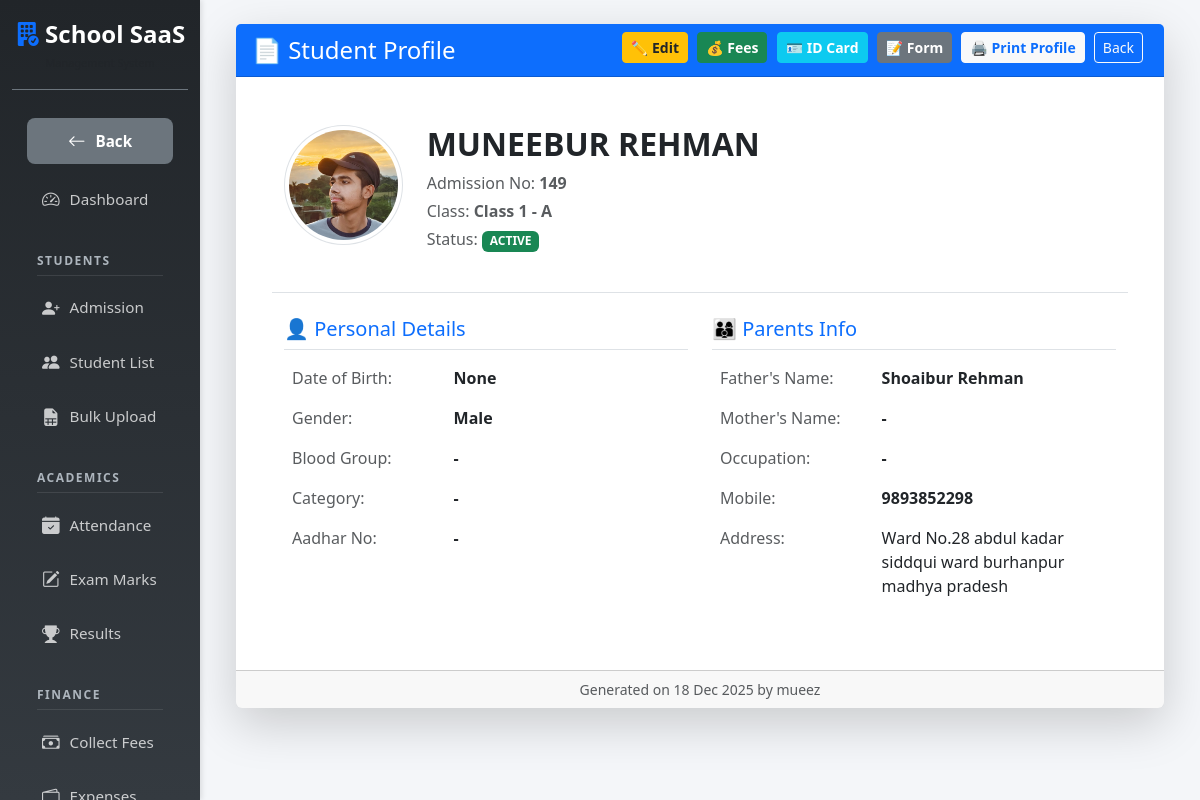
Page /student/profile/2/ (signed in) on the committed database.
### students/models.py (models this page shows, shortened)
class Student(TimeStampedModel):
    GENDER_CHOICES = (
        ('M', 'Male'),
        ('F', 'Female'),
        ('O', 'Other'),
    )
    STATUS_CHOICES = (
        ('active', 'Active'),
        ('inactive', 'Inactive'),
        ('alumini', 'Alumini / Left'),
    )
    BLOOD_GROUP_CHOICES = (
        ('A+', 'A+'), ('A-', 'A-'),
        ('B+', 'B+'), ('B-', 'B-'),
        ('O+', 'O+'), ('O-', 'O-'),
        ('AB+', 'AB+'), ('AB-', 'AB-'),
    )
    RELIGION_CHOICES = (
        ('Islam', 'Islam'),
        ('Hinduism', 'Hinduism'),
        ('Christianity', 'Christianity'),
        ('Sikhism', 'Sikhism'),
        ('Jainism', 'Jainism'),
        ('Other', 'Other'),
    )
    CATEGORY_CHOICES = (
        ('General', 'General'),
        ('OBC', 'OBC'),
        ('SC', 'SC'),
        ('ST', 'ST'),
        ('Other', 'Other'),
    )
    school = models.ForeignKey(School, on_delete=models.CASCADE, related_name='students')
    admission_no = models.CharField(max_length=50)
    admission_date = models.DateField()
    first_name = models.CharField(max_length=100)
    last_name = models.CharField(max_length=100, blank=True)
    gender = models.CharField(max_length=1, choices=GENDER_CHOICES)
    dob = models.DateField(null=True, blank=True)
    blood_group = models.CharField(max_length=5, choices=BLOOD_GROUP_CHOICES, blank=True, null=True)
    religion = models.CharField(max_length=50, choices=RELIGION_CHOICES, blank=True, null=True)
    category = models.CharField(max_length=50, choices=CATEGORY_CHOICES, blank=True, null=True)
    aadhar_no = models.CharField(max_length=20, blank=True, null=True)
    father_name = models.CharField(max_length=100)
    father_occupation = models.CharField(max_length=100, blank=True, null=True)
    mother_name = models.CharField(max_length=100, blank=True)
    father_mobile = models.CharField(max_length=15)
    previous_school = models.CharField(max_length=200, blank=True, null=True)
    address = models.TextField()
    current_class = models.ForeignKey(ClassGrade, on_delete=models.SET_NULL, null=True)
    section = models.ForeignKey(Section, on_delete=models.SET_NULL, null=True)
    roll_number = models.PositiveIntegerField(null=True, blank=True)
    status = models.CharField(max_length=20, choices=STATUS_CHOICES, default='active')
    photo = models.ImageField(upload_to='student_photos/', blank=True, null=True)
    class Meta:
        unique_together = [
            ('school', 'admission_no'),
        ]
    ordering = ['school', 'current_class', 'section', 'first_name']

### academics/models.py (models this page shows, shortened)
class ClassGrade(TimeStampedModel):
    school = models.ForeignKey(School, on_delete=models.CASCADE, related_name='classes')
    name = models.CharField(max_length=50) # e.g., "Class 10" or "Hifz-ul-Quran"
    class Meta:
        unique_together = ('school', 'name') # Ek school me "Class 10" do baar nahi honi chahiye
        verbose_name = "Class"
        verbose_name_plural = "Classes"

class Section(TimeStampedModel):
    school = models.ForeignKey(School, on_delete=models.CASCADE, related_name='sections')
    class_grade = models.ForeignKey(ClassGrade, on_delete=models.CASCADE, related_name='sections')
    name = models.CharField(max_length=10) # e.g., "A", "B", "Girls Wing"
    class_teacher = models.ForeignKey('accounts.CustomUser', on_delete=models.SET_NULL, null=True, blank=True, limit_choices_to={'role': 'teacher'})
    class Meta:
        unique_together = ('class_grade', 'name')

### accounts/models.py (models this page shows, shortened)
class CustomUser(AbstractUser, TimeStampedModel):
    SUPER_ADMIN = 'super_admin'
    SCHOOL_ADMIN = 'school_admin'
    TEACHER = 'teacher'
    ACCOUNTANT = 'accountant'
    PARENT = 'parent'
    STUDENT = 'student'
    ROLE_CHOICES = (
        (SUPER_ADMIN, 'Super Admin'),
        (SCHOOL_ADMIN, 'School Admin'),
        (TEACHER, 'Teacher'),
        (ACCOUNTANT, 'Accountant'),
        (PARENT, 'Parent'),
        (STUDENT, 'Student'),
    )
    school = models.ForeignKey(School, on_delete=models.CASCADE, null=True, blank=True, related_name='users')
    role = models.CharField(max_length=20, choices=ROLE_CHOICES, default=STUDENT)
    phone = models.CharField(max_length=15, blank=True, null=True)
    profile_picture = models.ImageField(upload_to='user_profiles/', blank=True, null=True)

### students/views.py (the view)
# urls.py: path('student/profile/<int:pk>/', student_profile, name='student_profile'),
@login_required(login_url='login')
def student_profile(request, pk):
    student = get_object_or_404(Student, pk=pk, school=request.user.school)
    return render(request, 'students/student_profile.html', {'student': student})

### templates/students/student_profile.html (shortened to what this page needs)
{% extends 'base.html' %}
{% block content %}
<div class="container printable-area">
    <div class="card shadow-lg border-0">
        <div class="card-header bg-primary text-white">
            <div class="d-flex justify-content-between align-items-center flex-wrap">
                <h4 class="mb-0">📄 Student Profile</h4>
                <div class="no-print mt-2 mt-md-0">
                    <a href="{% url 'student_edit' student.pk %}" class="btn btn-warning btn-sm fw-bold action-btn text-dark">
                        ✏️ Edit
                    </a>
                    <a href="{% url 'student_fee_ledger' student.pk %}" class="btn btn-success btn-sm fw-bold action-btn">
                        💰 Fees
                    </a>
                    <a href="{% url 'generate_id_card' student.pk %}" target="_blank" class="btn btn-info btn-sm fw-bold action-btn text-white">
                        🪪 ID Card
                    </a>
                    <a href="{% url 'print_admission_form' student.pk %}" target="_blank" class="btn btn-secondary btn-sm fw-bold action-btn">
                        📝 Form
                    </a>
                    <button onclick="window.print()" class="btn btn-light btn-sm fw-bold action-btn text-primary">
                        🖨️ Print Profile
                    </button>
                    <a href="{% url 'student_list' %}" class="btn btn-outline-light btn-sm action-btn">Back</a>
                </div>
            </div>
        </div>
        <div class="card-body p-5">
            <div class="row mb-4 border-bottom pb-4">
                <div class="col-md-2 text-center">
                    {% if student.photo %}
                        <img src="{{ student.photo.url }}" class="img-thumbnail rounded-circle" style="width: 120px; height: 120px; object-fit: cover;">
                    {% else %}
                        <div class="bg-secondary text-white rounded-circle d-flex align-items-center justify-content-center mx-auto" style="width: 120px; height: 120px; font-size: 40px;">
                            {{ student.first_name|first }}
                        </div>
                    {% endif %}
                </div>
                <div class="col-md-10">
                    <h2 class="fw-bold text-uppercase">{{ student.first_name }} {{ student.last_name }}</h2>
                    <p class="text-muted mb-1">Admission No: <strong>{{ student.admission_no }}</strong></p>
                    <p class="text-muted mb-1">Class: <strong>{{ student.current_class.name }} - {{ student.section.name }}</strong></p>
                    <p class="text-muted">Status: <span class="badge bg-success">{{ student.status|upper }}</span></p>
                </div>
            </div>
            <div class="row">
                <div class="col-md-6">
                    <h5 class="text-primary border-bottom pb-2">👤 Personal Details</h5>
                    <table class="table table-borderless">
                        <tr><td width="40%" class="text-muted">Date of Birth:</td><td class="fw-bold">{{ student.dob }}</td></tr>
                        <tr><td class="text-muted">Gender:</td><td class="fw-bold">{{ student.get_gender_display }}</td></tr>
                        <tr><td class="text-muted">Blood Group:</td><td class="fw-bold">{{ student.blood_group|default:"-" }}</td></tr>
                        <tr><td class="text-muted">Category:</td><td class="fw-bold">{{ student.category|default:"-" }}</td></tr>
                        <tr><td class="text-muted">Aadhar No:</td><td class="fw-bold">{{ student.aadhar_no|default:"-" }}</td></tr>
                    </table>
                </div>
                <div class="col-md-6">
                    <h5 class="text-primary border-bottom pb-2">👨‍👩‍👦 Parents Info</h5>
                    <table class="table table-borderless">
                        <tr><td width="40%" class="text-muted">Father's Name:</td><td class="fw-bold">{{ student.father_name }}</td></tr>
                        <tr><td class="text-muted">Mother's Name:</td><td class="fw-bold">{{ student.mother_name|default:"-" }}</td></tr>
                        <tr><td class="text-muted">Occupation:</td><td class="fw-bold">{{ student.father_occupation|default:"-" }}</td></tr>
                        <tr><td class="text-muted">Mobile:</td><td class="fw-bold">{{ student.father_mobile }}</td></tr>
                        <tr><td class="text-muted">Address:</td><td>{{ student.address }}</td></tr>
                    </table>
                </div>
            </div>
        </div>
        <div class="card-footer text-center text-muted small">
            Generated on {% now "d M Y" %} by {{ request.user.username }}
        </div>
    </div>
</div>
{% endblock %}

### templates/base.html (style rules this page uses)
body { background-color: #f4f6f9; font-family: 'Segoe UI', Tahoma, Geneva, Verdana, sans-serif; }

### templates/students/student_profile.html (style rules this page uses)
.action-btn { margin-right: 5px; margin-bottom: 5px; }

### rows in the picture
Student: photo (picture), first_name "MUNEEBUR", last_name "REHMAN", admission_no "149", current_class.name "Class 1", section.name "A", status "ACTIVE", dob "None", gender "Male", blood_group "-", category "-", aadhar_no "-", father_name "Shoaibur Rehman", mother_name "-", father_occupation "-", father_mobile "9893852298", address "Ward No.28 abdul kadar siddqui ward burhanpur madhya pradesh"
CustomUser: user.username "mueez"
